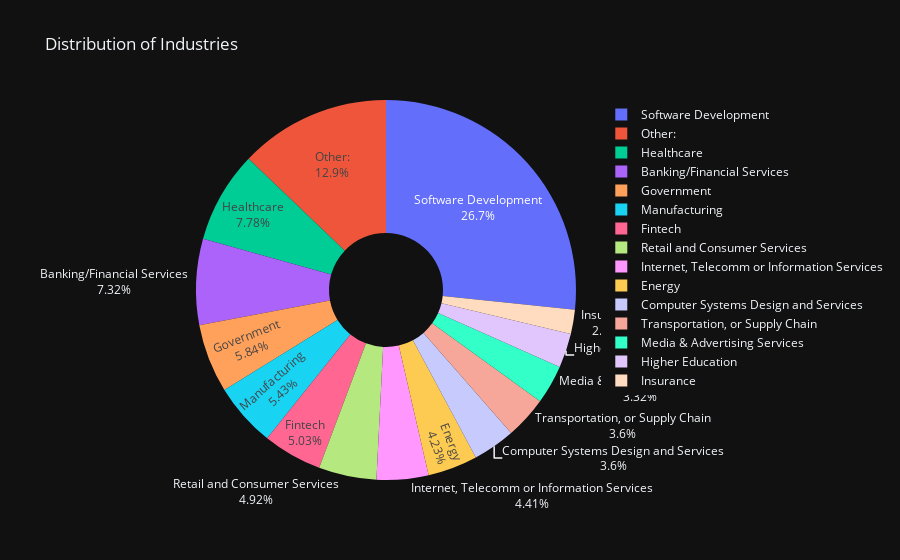

The notebook cell saved with this chart:
### Markdown cell above
# Industry

We'll create a pie chart to visualize the distribution of industries where data scientists work. This will help us understand the industries that are most likely to employ data scientists.

### Code cell
import plotly.graph_objects as go

industry_counts = df_ai['Industry'].value_counts()

fig = go.Figure(data=[go.Pie(labels=industry_counts.index, 
                             values=industry_counts.values, 
                             textinfo='percent+label', 
                             hole=.3)])

fig.update_layout(title_text='Distribution of Industries')

fig.show()

### Figure 1 — Plotly figure (JSON) as saved in the notebook; plotly's stock layout.template omitted (floating-point values rounded to 4 significant figures)
{"data": [{"hole": 0.3, "labels": ["Software Development", "Other:", "Healthcare", "Banking/Financial Services", "Government", "Manufacturing", "Fintech", "Retail and Consumer Services", "Internet, Telecomm or Information Services", "Energy", "Computer Systems Design and Services", "Transportation, or Supply Chain", "Media & Advertising Services", "Higher Education", "Insurance"], "textinfo": "percent+label", "values": [466, 225, 136, 128, 102, 95, 88, 86, 77, 74, 63, 63, 58, 51, 36], "type": "pie"}], "layout": {"title": {"text": "Distribution of Industries"}}}
